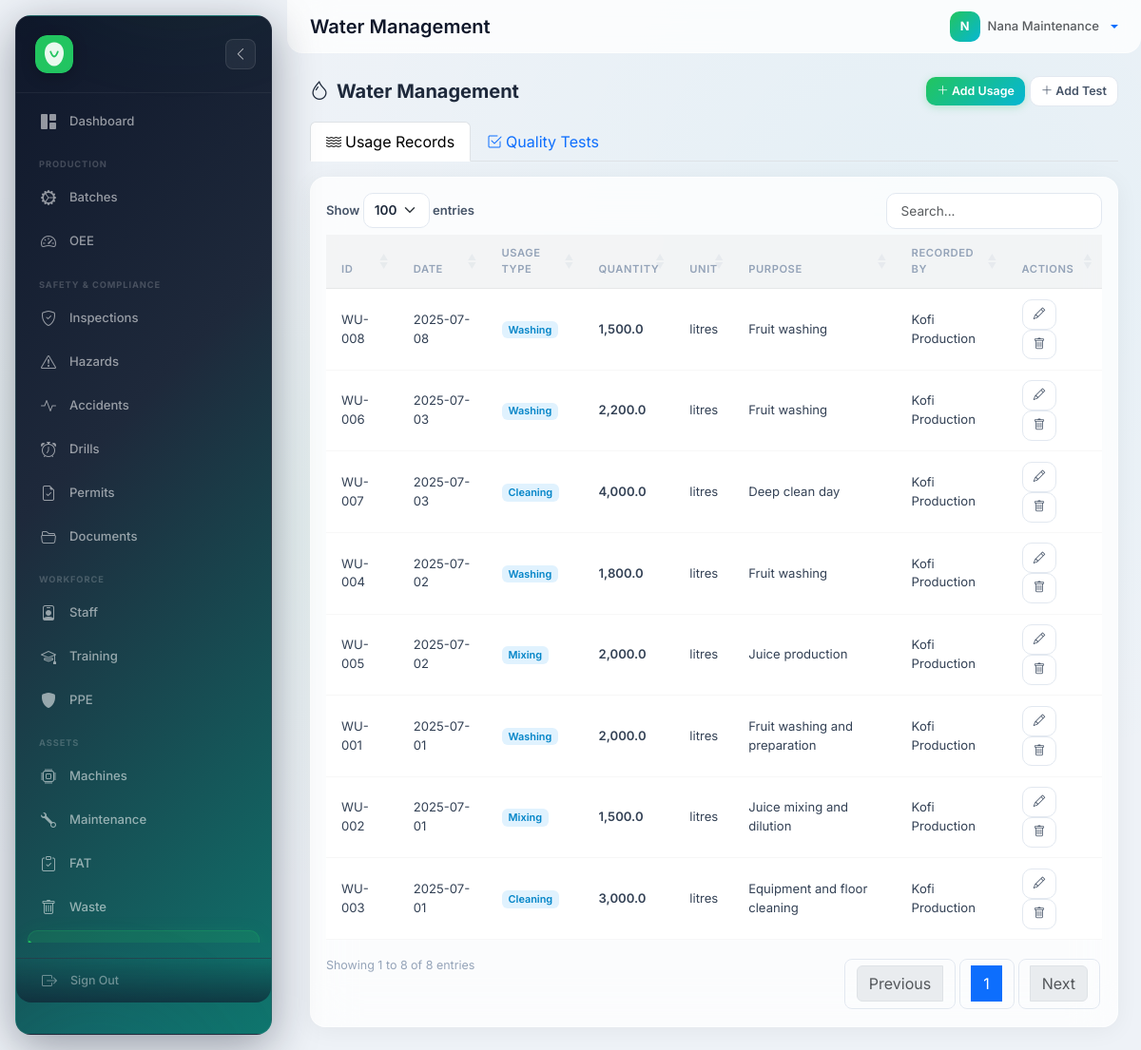
The app's page /?route=water (signed in) with its own data.
### tables this page shows
CREATE TABLE water_usage (
    WaterUsageID  VARCHAR(50)    PRIMARY KEY,
    Date          DATE           NOT NULL,
    UsageType     VARCHAR(50)    NOT NULL,
    Quantity      DECIMAL(10,2)  NOT NULL DEFAULT 0.00,
    Unit          VARCHAR(30)    DEFAULT 'litres',
    Purpose       VARCHAR(150)   DEFAULT NULL,
    RecordedBy    VARCHAR(50)    DEFAULT NULL,
    created_at    TIMESTAMP      DEFAULT CURRENT_TIMESTAMP,
    FOREIGN KEY (RecordedBy) REFERENCES users(UserID) ON UPDATE CASCADE ON DELETE SET NULL,
    INDEX idx_wu_date (Date)
);

CREATE TABLE users (
    UserID     VARCHAR(50)  PRIMARY KEY,
    RoleID     VARCHAR(50)  NOT NULL,
    Name       VARCHAR(100) NOT NULL,
    password   VARCHAR(255) NOT NULL,
    Status     ENUM('Active','Inactive') DEFAULT 'Active',
    created_at TIMESTAMP    DEFAULT CURRENT_TIMESTAMP,
    updated_at TIMESTAMP    DEFAULT CURRENT_TIMESTAMP ON UPDATE CURRENT_TIMESTAMP,
    FOREIGN KEY (RoleID) REFERENCES roles(RoleID) ON UPDATE CASCADE ON DELETE RESTRICT
);

### backend/controllers/Controller.php (called while the page is built, shortened)
<?php
abstract class Controller
{
    protected string $viewPath;
    protected function render(string $view, array $data = []): void
    {
        extract($data);
        $viewFile = APP_ROOT . '/frontend/views/' . $this->viewPath . '/' . $view . '.php';
        require $viewFile;
        require APP_ROOT . '/frontend/views/layouts/main.php';
    }
}

### backend/controllers/WaterController.php (called while the page is built, shortened)
<?php
require_once __DIR__ . '/Controller.php';
class WaterController extends Controller {
    public function __construct() {
        $this->model = new WaterModel();
    }
    public function index(): void {
        $this->render('index', [
            'usageRecords' => $this->model->getUsageRecords(),
            'qualityTests' => $this->model->getQualityTests(),
            'usageByType' => $this->model->getUsageByType(),
        ]);
    }
}

### backend/models/Model.php (called while the page is built, shortened)
<?php
require_once __DIR__ . '/../config/database.php';
abstract class Model
{
    protected PDO $db;
    public function __construct()
    {
        $this->db = getDb();
    }
    public function query(string $sql, array $params = []): array
    {
        $stmt = $this->db->prepare($sql);
        $stmt->execute($params);
        return $stmt->fetchAll();
    }
}

### backend/config/database.php (called while the page is built, shortened)
<?php
function getDb(): PDO {
    static $pdo = null;
    if ($pdo === null) {
        $dsn = 'mysql:host=' . DB_HOST . ';dbname=' . DB_NAME . ';charset=' . DB_CHARSET;
        $options = [
            PDO::ATTR_ERRMODE            => PDO::ERRMODE_EXCEPTION,
            PDO::ATTR_DEFAULT_FETCH_MODE => PDO::FETCH_ASSOC,
            PDO::ATTR_EMULATE_PREPARES   => false,
        ];
         $pdo = new PDO($dsn, DB_USER, DB_PASS, $options);
    }
    return $pdo;
}
function sanitize(mixed $input): string {
    return htmlspecialchars(trim((string)$input), ENT_QUOTES, 'UTF-8');
}

### backend/models/WaterModel.php (called while the page is built, shortened)
<?php
require_once __DIR__ . '/Model.php';
class WaterModel extends Model {
    public function getUsageRecords(): array {
        return $this->query(
            "SELECT wu.*, u.Name AS RecordedByName
             FROM water_usage wu
             LEFT JOIN users u ON wu.RecordedBy = u.UserID
             ORDER BY wu.Date DESC"
        );
    }
}

### frontend/views/water/index.php (the view, shortened to what this page needs)
<?php $pageTitle = 'Water Management'; ?>
<div class="d-flex justify-content-between align-items-center mb-3">
    <h5 class="fw-bold mb-0"><i class="bi bi-droplet me-2"></i><?= $pageTitle ?></h5>
    <div>
        <a href="?route=water/usage/form" class="btn btn-success btn-sm"><i class="bi bi-plus-lg"></i> Add Usage</a>
        <a href="?route=water/test/form" class="btn btn-outline-primary btn-sm"><i class="bi bi-plus-lg"></i> Add Test</a>
    </div>
</div>
<ul class="nav nav-tabs mb-3" id="waterTabs" role="tablist">
    <li class="nav-item" role="presentation">
        <button class="nav-link active" id="usage-tab" data-bs-toggle="tab" data-bs-target="#usage" type="button"><i class="bi bi-water me-1"></i>Usage Records</button>
    </li>
    <li class="nav-item" role="presentation">
        <button class="nav-link" id="quality-tab" data-bs-toggle="tab" data-bs-target="#quality" type="button"><i class="bi bi-check2-square me-1"></i>Quality Tests</button>
    </li>
</ul>
<div class="tab-content">
    <div class="tab-pane fade show active" id="usage">
        <div class="card border-0 shadow-sm">
            <div class="card-body">
                <table id="dataTable" class="table table-hover align-middle">
                    <thead class="table-light"><tr><th>ID</th><th>Date</th><th>Usage Type</th><th>Quantity</th><th>Unit</th><th>Purpose</th><th>Recorded By</th><th>Actions</th></tr></thead>
                    <tbody>
                        <?php if (isset($usageRecords)): foreach ($usageRecords as $u): ?>
                        <tr>
                            <td><?= sanitize($u['WaterUsageID'] ?? $u['water_usage_id'] ?? '') ?></td>
                            <td><?= sanitize($u['Date'] ?? '') ?></td>
                            <td><span class="badge bg-info bg-opacity-10 text-info"><?= sanitize($u['UsageType'] ?? '') ?></span></td>
                            <td class="fw-semibold"><?= number_format((float)($u['Quantity'] ?? 0), 1) ?></td>
                            <td><?= sanitize($u['Unit'] ?? 'litres') ?></td>
                            <td><?= sanitize($u['Purpose'] ?? '') ?></td>
                            <td><?= sanitize($u['RecordedByName'] ?? $u['recorded_by_name'] ?? '') ?></td>
                            <td>
                                <a href="?route=water/usage/edit&id=<?= urlencode($u['WaterUsageID'] ?? $u['water_usage_id']) ?>" class="btn btn-sm btn-outline-primary" title="Edit"><i class="bi bi-pencil"></i></a>
                                <a href="?route=water/usage/delete&id=<?= urlencode($u['WaterUsageID'] ?? $u['water_usage_id']) ?>" class="btn btn-sm btn-outline-danger" title="Delete" onclick="return confirm('Delete this record?')"><i class="bi bi-trash"></i></a>
                            </td>
                        </tr>
                        <?php endforeach; endif; ?>
                    </tbody>
                </table>
            </div>
        </div>
    </div>
</div>

### frontend/assets/css/glass.css (style rules this page uses)
:root { --sidebar-width: 270px; --sidebar-collapsed: 85px; --glass-bg: rgba(255,255,255,0.78); --glass-border: rgba(255,255,255,0.5); --glass-shadow: 0 4px 24px rgba(0,0,0,0.05); --glass-blur: blur(24px); --brand: #22c55e; --brand-accent: #06b6d4; --gradient-brand: linear-gradient(135deg, #22c55e 0%, #06b6d4 100%); --gradient-warm: linear-gradient(135deg, #f97316 0%, #ef4444 100%); --gradient-cool: linear-gradient(135deg, #6366f1 0%, #8b5cf6 100%); --gradient-sky: linear-gradient(135deg, #0ea5e9 0%, #2563eb 100%); --gradient-rose: linear-gradient(135deg, #f43f5e 0%, #e11d48 100%); --gradient-amber: linear-gradient(135deg, #f59e0b 0%, #d97706 100%); --gradient-emerald: linear-gradient(135deg, #10b981 0%, #059669 100%); --radius: 16px; --radius-sm: 10px; }
*, *::before, *::after { box-sizing: border-box; }
body { font-family: 'Inter', system-ui, -apple-system, sans-serif !important; background: #eef2f7 !important; background-image: radial-gradient(ellipse at 20% 50%, rgba(34,197,94,0.04) 0%, transparent 50%), radial-gradient(ellipse at 80% 20%, rgba(6,182,212,0.04) 0%, transparent 50%) !important; color: #1e293b; -webkit-font-smoothing: antialiased; }
.card, .border-0 { background: var(--glass-bg) !important; backdrop-filter: var(--glass-blur) !important; -webkit-backdrop-filter: var(--glass-blur) !important; border: 1px solid var(--glass-border) !important; border-radius: var(--radius) !important; box-shadow: var(--glass-shadow) !important; transition: all 0.25s ease; }
.table { border-collapse: collapse; }
.table th { font-size: 0.7rem !important; font-weight: 600 !important; text-transform: uppercase !important; letter-spacing: 0.05em !important; color: #94a3b8 !important; padding: 0.7rem 1rem !important; border-bottom: 1px solid rgba(0,0,0,0.05) !important; background: rgba(0,0,0,0.01) !important; }
.table td { padding: 0.65rem 1rem !important; font-size: 0.82rem !important; color: #334155 !important; border-bottom: 1px solid rgba(0,0,0,0.03) !important; }
.table-light { background: rgba(0,0,0,0.01) !important; }
.table-light th { background: rgba(0,0,0,0.02) !important; }
.btn-success { background: var(--gradient-brand) !important; border: none !important; color: white !important; box-shadow: 0 2px 8px rgba(34,197,94,0.25) !important; border-radius: var(--radius-sm) !important; font-weight: 600 !important; transition: all 0.15s !important; }
.btn-outline-primary { border: 1.5px solid #e2e8f0 !important; color: #475569 !important; background: white !important; border-radius: var(--radius-sm) !important; font-weight: 600 !important; transition: all 0.15s !important; }
.btn-outline-danger { border: 1.5px solid #e2e8f0 !important; color: #475569 !important; background: white !important; border-radius: var(--radius-sm) !important; font-weight: 600 !important; transition: all 0.15s !important; }
.btn-sm { font-size: 0.78rem !important; padding: 0.35rem 0.7rem !important; }
.badge { font-weight: 600 !important; font-size: 0.68rem !important; border-radius: 6px !important; }
.badge.bg-info { background: #e0f2fe !important; color: #0284c7 !important; }

### records on screen
water_usage: WaterUsageID "WU-008", Date "2025-07-08", UsageType "Washing", Quantity "1,500.0", Unit "litres", Purpose "Fruit washing", RecordedBy.Name "Kofi Production"
water_usage: WaterUsageID "WU-006", Date "2025-07-03", UsageType "Washing", Quantity "2,200.0", Unit "litres", Purpose "Fruit washing", RecordedBy.Name "Kofi Production"
water_usage: WaterUsageID "WU-007", Date "2025-07-03", UsageType "Cleaning", Quantity "4,000.0", Unit "litres", Purpose "Deep clean day", RecordedBy.Name "Kofi Production"
water_usage: WaterUsageID "WU-004", Date "2025-07-02", UsageType "Washing", Quantity "1,800.0", Unit "litres", Purpose "Fruit washing", RecordedBy.Name "Kofi Production"
water_usage: WaterUsageID "WU-005", Date "2025-07-02", UsageType "Mixing", Quantity "2,000.0", Unit "litres", Purpose "Juice production", RecordedBy.Name "Kofi Production"
water_usage: WaterUsageID "WU-001", Date "2025-07-01", UsageType "Washing", Quantity "2,000.0", Unit "litres", Purpose "Fruit washing and preparation", RecordedBy.Name "Kofi Production"
water_usage: WaterUsageID "WU-002", Date "2025-07-01", UsageType "Mixing", Quantity "1,500.0", Unit "litres", Purpose "Juice mixing and dilution", RecordedBy.Name "Kofi Production"
water_usage: WaterUsageID "WU-003", Date "2025-07-01", UsageType "Cleaning", Quantity "3,000.0", Unit "litres", Purpose "Equipment and floor cleaning", RecordedBy.Name "Kofi Production"

### other values on screen
$pageTitle "Water Management"
substr($user['name'] ?? 'U', 0, 1) "N"
$user['name'] "Nana Maintenance"
